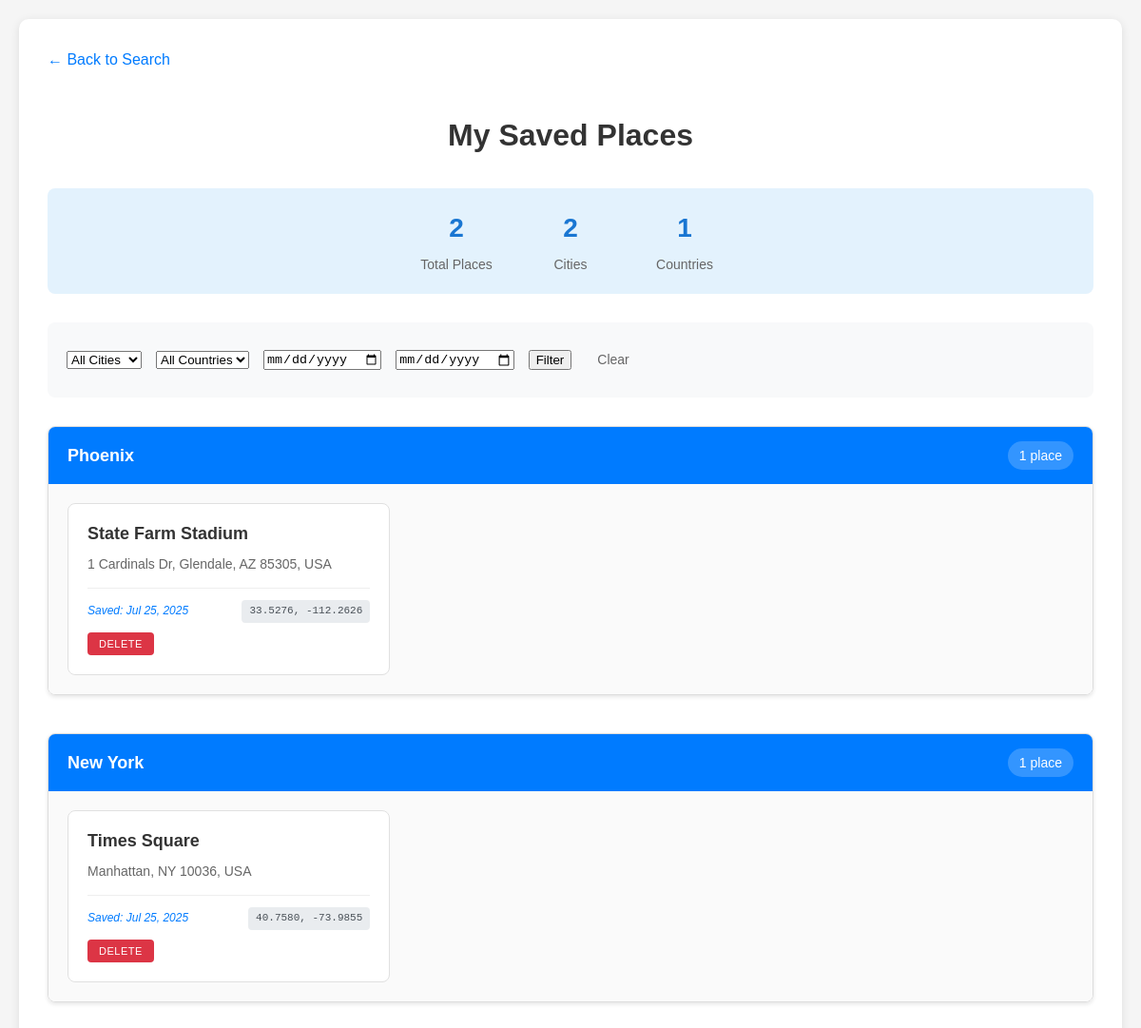
The page /saved_places (signed in) on the database its author committed.
### app/models/models.py (models this page shows)
class Place(db.Model):
    id = db.Column(db.Integer, unique=True, primary_key=True)
    user_id = db.Column(db.Integer, db.ForeignKey('user.id'), nullable=False)
    name = db.Column(db.String(100), nullable=False)
    city = db.Column(db.String(100), nullable=False)
    country = db.Column(db.String(100), nullable=False)
    address = db.Column(db.String(200), nullable=False)
    latitude = db.Column(db.Float, nullable=False)
    longitude = db.Column(db.Float, nullable=False)
    created_at = db.Column(db.DateTime, default=datetime.now(timezone.utc))

### app/routes/map_display.py (the view)
@map_display_bp.route("/saved_places")
def saved_places():
    if 'user_id' not in session:
        return render_template("login.html", message="Please log in to view saved places")
    user_id = session['user_id']
    selected_city = request.args.get('city', '')
    selected_country = request.args.get('country', '')
    date_from = request.args.get('date_from', '')
    date_to = request.args.get('date_to', '')
    date_from_obj = None
    date_to_obj = None
    if date_from:
        try:
            date_from_obj = datetime.strptime(date_from, '%Y-%m-%d')
        except ValueError:
            pass
    if date_to:
        try:
            date_to_obj = datetime.strptime(date_to, '%Y-%m-%d')
            date_to_obj = date_to_obj.replace(hour=23, minute=59, second=59)
        except ValueError:
            pass
    places = get_user_places(
        user_id=user_id,
        city=selected_city if selected_city else None,
        country=selected_country if selected_country else None,
        date_from=date_from_obj,
        date_to=date_to_obj
    )
    all_places = get_user_places(user_id=user_id)
    cities = sorted(list(set(place.city for place in all_places)))
    countries = sorted(list(set(place.country for place in all_places if place.country)))
    places_by_city = {}
    for place in places:
        if place.city not in places_by_city:
            places_by_city[place.city] = []
        places_by_city[place.city].append(place)
    places_by_city = dict(sorted(places_by_city.items(),
                                key=lambda x: len(x[1]), reverse=True))
    return render_template("saved_places.html",
                         places=places,
                         places_by_city=places_by_city,
                         cities=cities,
                         countries=countries,
                         selected_city=selected_city,
                         selected_country=selected_country,
                         date_from=date_from,
                         date_to=date_to,
                         total_places=len(places))

### app/models/db_utils.py (called while the page is built)
def get_user_places(user_id, city=None, country=None, date_from=None, date_to=None):
    query = Place.query.filter_by(user_id=user_id)
    if city:
        query = query.filter(Place.city == city)
    if country:
        query = query.filter(Place.country == country)
    if date_from:
        query = query.filter(Place.created_at >= date_from)
    if date_to:
        query = query.filter(Place.created_at <= date_to)
    return query.order_by(Place.created_at.desc()).all()

### app/templates/saved_places.html (shortened to what this page needs)
<!DOCTYPE html>
<html>
<head>
    <link rel="stylesheet" href="{{ url_for('static', filename='css/styles.css') }}">
</head>
<body>
    <div class="container">
        <a href="/planning" class="back-link">← Back to Search</a>
        <h1>My Saved Places</h1>
        {% if places %}
            <div class="summary">
                <div class="summary-stats">
                    <div class="stat">
                        <div class="stat-number">{{ total_places }}</div>
                        <div class="stat-label">Total Places</div>
                    </div>
                    <div class="stat">
                        <div class="stat-number">{{ cities|length }}</div>
                        <div class="stat-label">Cities</div>
                    </div>
                    <div class="stat">
                        <div class="stat-number">{{ countries|length }}</div>
                        <div class="stat-label">Countries</div>
                    </div>
                </div>
            </div>
            <div class="filters">
                <form action="/saved_places" method="get" style="display: flex; gap: 15px; align-items: center; flex-wrap: wrap;">
                    <select name="city">
                        <option value="">All Cities</option>
                    </select>
                    <select name="country">
                        <option value="">All Countries</option>
                    </select>
                    <input type="date" name="date_from" value="{{ date_from }}" placeholder="From Date">
                    <input type="date" name="date_to" value="{{ date_to }}" placeholder="To Date">
                    <button type="submit">Filter</button>
                    <a href="/saved_places" class="clear-link">Clear</a>
                </form>
            </div>
            {% for city, city_places in places_by_city.items() %}
                <div class="city-group">
                    <div class="city-header">
                        <span>{{ city }}</span>
                        <span class="city-count">{{ city_places|length }} place{{ 's' if city_places|length != 1 else '' }}</span>
                    </div>
                    <div class="places-grid">
                        {% for place in city_places %}
                            <div class="place-card">
                                <div class="place-name">{{ place.name }}</div>
                                <div class="place-address">{{ place.address }}</div>
                                <div class="place-meta">
                                    <span class="place-date">Saved: {{ place.created_at.strftime('%b %d, %Y') }}</span>
                                    <span class="place-coordinates">{{ "%.4f"|format(place.latitude) }}, {{ "%.4f"|format(place.longitude) }}</span>
                                    <button class="delete-btn" onclick="deletePlace({{ place.id }}, this)">Delete</button>
                                </div>
                            </div>
                        {% endfor %}
                    </div>
                </div>
            {% endfor %}
        {% else %}
            <div class="no-places">
                <h3>No saved places yet</h3>
                <p>Start exploring and save your favorite places!</p>
                <a href="/planning" class="btn-success">Find Places to Visit</a>
            </div>
        {% endif %}
    </div>
</body>
</html>

### app/css/styles.css (style rules this page uses)
body { font-family: Arial, sans-serif; margin: 0; padding: 20px; background-color: #f5f5f5; line-height: 1.6; }
.container { max-width: 1200px; margin: 0 auto; background: white; padding: 30px; border-radius: 10px; box-shadow: 0 2px 10px rgba(0,0,0,0.1); }
h1, h2 { color: #333; text-align: center; margin-bottom: 30px; }
.place-name { font-weight: bold; color: #333; font-size: 16px; margin-bottom: 4px; }
.place-address { color: #666; font-size: 14px; margin-top: 2px; }
.back-link { display: inline-block; margin-bottom: 20px; color: #007bff; text-decoration: none; font-size: 16px; font-weight: 500; }
.filters { background: #f8f9fa; padding: 20px; border-radius: 8px; margin-bottom: 30px; display: flex; gap: 15px; align-items: center; flex-wrap: wrap; }
.filters .clear-link { color: #666; text-decoration: none; font-size: 14px; padding: 8px 12px; }
.summary { background: #e3f2fd; padding: 20px; border-radius: 8px; margin-bottom: 30px; text-align: center; }
.summary-stats { display: flex; justify-content: center; gap: 40px; flex-wrap: wrap; }
.stat { text-align: center; min-width: 80px; }
.stat-number { font-size: 28px; font-weight: bold; color: #1976d2; display: block; }
.stat-label { font-size: 14px; color: #666; margin-top: 4px; }
.city-group { margin-bottom: 40px; border: 1px solid #ddd; border-radius: 8px; overflow: hidden; box-shadow: 0 2px 4px rgba(0,0,0,0.1); }
.city-header { background: #007bff; color: white; padding: 15px 20px; font-size: 18px; font-weight: bold; display: flex; justify-content: space-between; align-items: center; }
.city-count { background: rgba(255,255,255,0.2); padding: 4px 12px; border-radius: 20px; font-size: 14px; font-weight: normal; }
.places-grid { display: grid; grid-template-columns: repeat(auto-fill, minmax(320px, 1fr)); gap: 20px; padding: 20px; background: #fafafa; }
.place-card { border: 1px solid #e0e0e0; border-radius: 8px; padding: 20px; background: white; transition: all 0.3s ease; position: relative; }
.place-card .place-name { font-weight: bold; color: #333; font-size: 18px; margin-bottom: 10px; line-height: 1.3; }
.place-card .place-address { color: #666; font-size: 14px; margin-bottom: 15px; line-height: 1.4; }
.place-meta { display: flex; justify-content: space-between; align-items: center; font-size: 12px; color: #888; border-top: 1px solid #eee; padding-top: 12px; gap: 10px; flex-wrap: wrap; }
.place-date { font-style: italic; color: #007bff; }
.place-coordinates { font-family: 'Courier New', monospace; background: #e9ecef; padding: 3px 8px; border-radius: 4px; font-size: 11px; color: #495057; }
.delete-btn { background: #dc3545; color: white; border: none; padding: 6px 12px; border-radius: 4px; cursor: pointer; font-size: 11px; transition: all 0.3s ease; text-transform: uppercase; font-weight: 500; letter-spacing: 0.5px; }

### rows shown on the page
Place: city "Phoenix", city_places "1", name "State Farm Stadium", address "1 Cardinals Dr, Glendale, AZ 85305, USA", created_at "Jul 25, 2025", latitude "33.5276", longitude "-112.2626"
Place: city "New York", city_places "1", name "Times Square", address "Manhattan, NY 10036, USA", created_at "Jul 25, 2025", latitude "40.7580", longitude "-73.9855"

### other values the page prints
{{ total_places }} "2"
{{ cities|length }} "2"
{{ countries|length }} "1"
